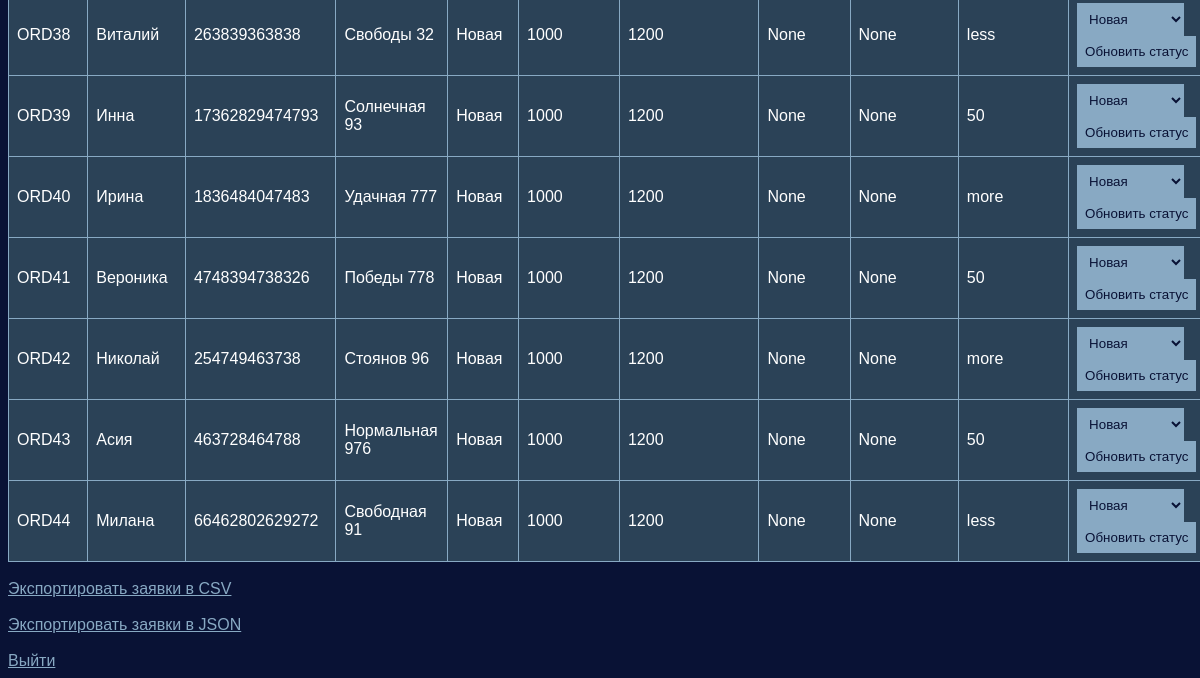
Page /admin/dashboard (signed in, lower part) on the earlier database version.
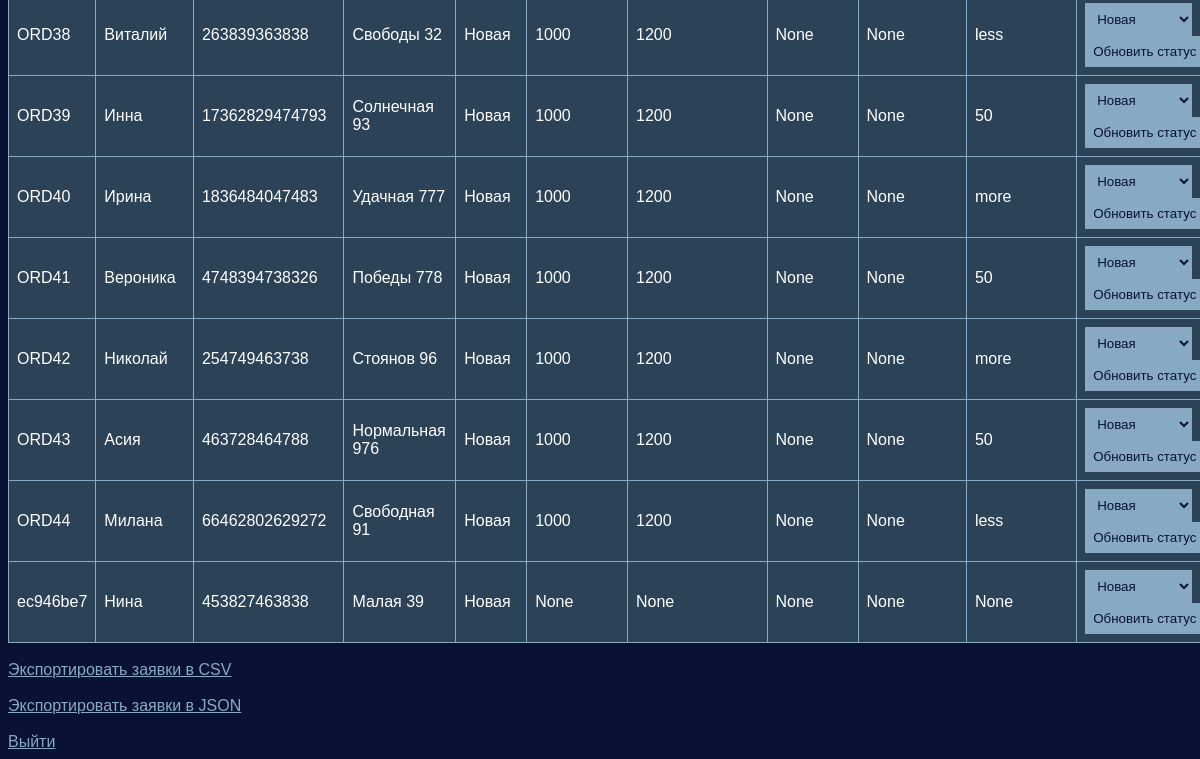
Same page on the later database version.
### tables this page shows
CREATE TABLE orders (
            id INTEGER PRIMARY KEY AUTOINCREMENT,
            client_id INTEGER NOT NULL,  
            order_id TEXT NOT NULL,
            order_status TEXT DEFAULT 'Новая',
            order_date TEXT,
            estimated_price INTEGER,
            final_price INTEGER,
            poison_type TEXT,
            insect_type TEXT,
            insect_quantity TEXT,
            client_contact TEXT,
            client_address TEXT,
            client_property_type TEXT,
            client_area INTEGER, user_id INTEGER, disinsector_id INTEGER,
            FOREIGN KEY (client_id) REFERENCES users(id)  -- Внешний ключ
        );

CREATE TABLE users (
            id INTEGER PRIMARY KEY AUTOINCREMENT,
            name TEXT NOT NULL,
            object TEXT NOT NULL,
            insect_quantity TEXT NOT NULL,
            disinsect_experience TEXT NOT NULL,
            phone TEXT NOT NULL,
            address TEXT NOT NULL
        );

### app.py (the view)
@app.route('/admin/dashboard', methods=['GET', 'POST'])
def admin_dashboard():
    if 'user_id' in session and session.get('role') == 'admin':
        conn = sqlite3.connect('disinsect_data.db')
        cur = conn.cursor()
        cur.execute('''
            SELECT o.order_id, u.name, u.phone, u.address, o.order_status, o.estimated_price, o.final_price,
                   o.poison_type, o.insect_type, o.insect_quantity
            FROM orders o
            JOIN users u ON o.client_id = u.id
        ''')
        clients = cur.fetchall()
        conn.close()
        if clients:
            return render_template('admin_dashboard.html', clients=clients, filter_status='Все')
        else:
            flash("Нет заявок для отображения")
            return redirect(url_for('admin_dashboard'))
    else:
        return redirect(url_for('login'))

### templates/admin_dashboard.html (shortened to what this page needs)
<!DOCTYPE html>
<html lang="en">
<head>
</head>
<body>
    {% if session.get('role') == 'admin' %}
    <br><br>
    {% endif %}
    {% if clients %}
    <table border="1">
        {% for client in clients %}
        <tr>
            <td>{{ client[0] }}</td>
            <td>{{ client[1] }}</td>
            <td>{{ client[2] }}</td>
            <td>{{ client[3] }}</td>
            <td>{{ client[4] }}</td>
            <td>{{ client[5] }}</td>
            <td>{{ client[6] }}</td>
            <td>{{ client[7] }}</td>
            <td>{{ client[8] }}</td>
            <td>{{ client[9] }}</td>
            <td>
                <form method="POST">
                    <select name="status">
                        <option value="Новая" {% if client[4] == 'Новая' %}selected{% endif %}>Новая</option>
                    </select>
                    <input type="submit" value="Обновить статус">
                </form>
            </td>
        </tr>
        {% endfor %}
    </table>
    {% else %}
        <p>Заявок нет.</p>
    {% endif %}
    <br>
    <a href="{{ url_for('export_csv') }}">Экспортировать заявки в CSV</a>
    <br><br>
    <a href="{{ url_for('export_json') }}">Экспортировать заявки в JSON</a>
    <br><br>
    <a href="{{ url_for('logout') }}">Выйти</a>
</body>
</html>

Differences in the rows shown:
added orders: order "ec946be7", name "Нина", phone "453827463838", address "Малая 39", order_status "Новая", client "None", status "Новая"
